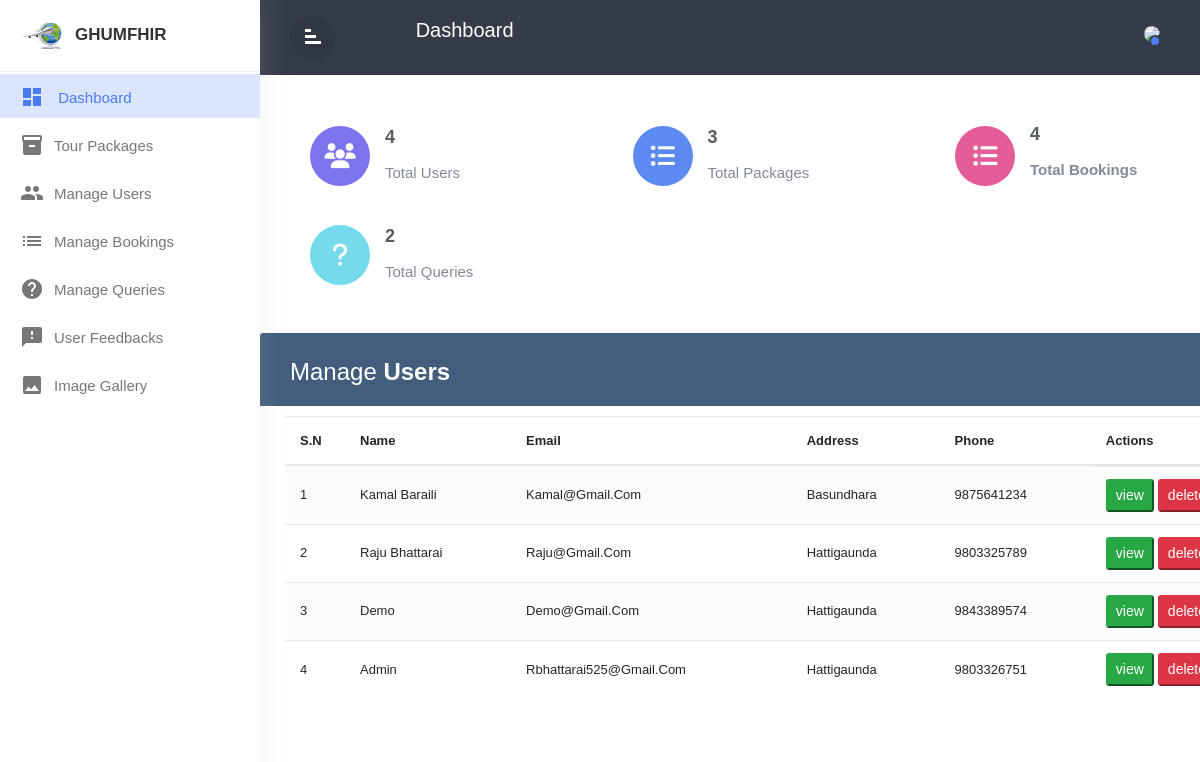
The app's page /Admin/manageusers.php (signed in) with its own data.
### tables this page shows
CREATE TABLE `users` (
  `id` int(11) NOT NULL,
  `name` varchar(255) NOT NULL,
  `password` varchar(100) NOT NULL,
  `contact` varchar(50) NOT NULL,
  `address` varchar(255) NOT NULL,
  `email` varchar(100) NOT NULL,
  `image` varchar(255) NOT NULL,
  `created_at` date DEFAULT NULL,
  `updated_at` date DEFAULT NULL
);

### Admin/manageusers.php (called while the page is built, shortened)
<?php
    include_once('./nav.php');
    include_once('./manageuserstemplate.php');
?>

### Admin/manageuserstemplate.php (the view, shortened to what this page needs)
<?php
        global $pdo;
        $sql = "SELECT * FROM users";
        $statement = $pdo->query($sql);
        $users = $statement->fetchAll(PDO::FETCH_ASSOC);
?>
<div class="main">
<div class="container-xl">
	<div class="table-responsive">
		<div class="table-wrapper">
			<div class="table-title">
				<div class="row">
					<div class="col-sm-6">
						<h2>Manage <b>Users</b></h2>
					</div>
				</div>
			</div>
			<table class="table table-striped table-hover" id="usersTable">
				<thead>
					<tr>
						<th>
							<span>
								S.N
							</span>
						</th>
						<th>Name</th>
						<th>Email</th>
						<th>Address</th>
						<th>Phone</th>
						<th>Actions</th>
					</tr>
				</thead>
				<tbody>
					<?php
						$i = 0 ;
						foreach ($users as $user) {
							$i = $i+1;
					?>
					<tr>
                        <td>
                            <?=$i;?>
                        </td>
                        <td><?=$user['name']?></td>
                        <td><?=$user['email'];?></td>
                        <td><?=$user['address'];?></td>
                        <td><?=$user['contact'];?></td>
                        <td class="d-flex">
							<button type="button" class="viewUserBtn btn-sm btn-success mr-1" value="<?=$user['id'];?>" data-toggle="modal">view</button>
							<button type="button" class="deleteUserBtn btn-sm btn-danger mr-1" value="<?=$user['id'];?>" data-toggle="modal">delete</button>
                        </td>
                    </tr>
					<?php }?>
				</tbody>
			</table>
		</div>
	</div>
</div>

### Admin/style.css (style rules this page uses)
* { margin: 0; padding:0; box-sizing:border-box; font-family:'Poppins' ,sans-serif; }
body,html { line-height:1.8; font-family:'Poppins',sans-serif; color:#555e58; text-transform:capitalize; font-weight:400; margin:0px; padding:0px; }
h1,h2,h3,h4,h5,h6,.h1,.h3,.h4 { font-weight:400; line-height:1.5em; }
a { color:#333; font-weight:400; }
button { cursor:pointer; }
ul,ol { padding:0px; margin:0px; list-style:none; }
a,a:hover,a:focus { color:#333; text-decoration:none; transition:all 0.3s; }
.wrapper { position:relative; width:100%; overflow:auto; }
#sidebar { position:fixed; height:100%!important; top:0; left:0; bottom:0; z-index:11; width:260px; overflow:auto; transition:all 0.3s; background-color:#fff; box-shadow:0 0 30px 0 rgba(200 200 200 / 20%); }
#sidebar .sidebar-header { padding:20px; background-color:#fff; border-bottom:1px solid #eee; }
.sidebar-header h3 { color:#333; font-size:17px; margin:0px; text-transform:uppercase; transition:all 0.5s ease; font-weight:600; }
.sidebar-header h3 img { width:45px; margin-right:10px; }
#sidebar ul li { padding:2px 0px; }
#sidebar ul li.active> a { color:#4c7cf3; background-color:#DBE5FD; }
#sidebar ul li.active> a i { color:#4c7cf3; }
#sidebar ul li a { padding:5px 10px 5px 20px; line-height:30px; font-size:15px; position:relative; font-weight:400; display:block; color:#777777; text-transform:capitalize; }
#sidebar ul li a i { position:relative; margin-right:10px; top:6px; }
.main { color: #566787; background: #f5f5f5; font-family: 'Varela Round', sans-serif; font-size: 13px; }
.table-responsive { margin: 30px 0; }
.table-wrapper { background: #fff; padding: 20px 25px; border-radius: 3px; min-width: 1000px; box-shadow: 0 1px 1px rgba(0,0,0,.05); }
.table-title { padding-bottom: 15px; background: #435d7d; color: #fff; padding: 16px 30px; min-width: 100%; margin: -20px -25px 10px; border-radius: 3px 3px 0 0; }
.table-title h2 { margin: 5px 0 0; font-size: 24px; }
table.table tr th, table.table tr td { border-color: #e9e9e9; padding: 12px 15px; vertical-align: middle; }
table.table tr th:first-child { width: 60px; }
table.table tr th:last-child { width: 100px; }
table.table-striped tbody tr:nth-of-type(odd) { background-color: #fcfcfc; }

### records on screen
users: name "Kamal Baraili", email "Kamal@gmail.com", address "Basundhara", contact "9875641234", $user['id'] 23 (drawn)
users: name "Raju Bhattarai", email "Raju@gmail.com", address "Hattigaunda", contact "9803325789", $user['id'] 24 (drawn)
users: name "Demo", email "Demo@gmail.com", address "Hattigaunda", contact "9843389574", $user['id'] 25 (drawn)
users: name "Admin", email "Rbhattarai525@gmail.com", address "Hattigaunda", contact "9803326751", $user['id'] 26 (drawn)

### other values on screen
$number_of_users "4"
$total_packages "3"
$total_bookings "4"
$total_queries "2"
